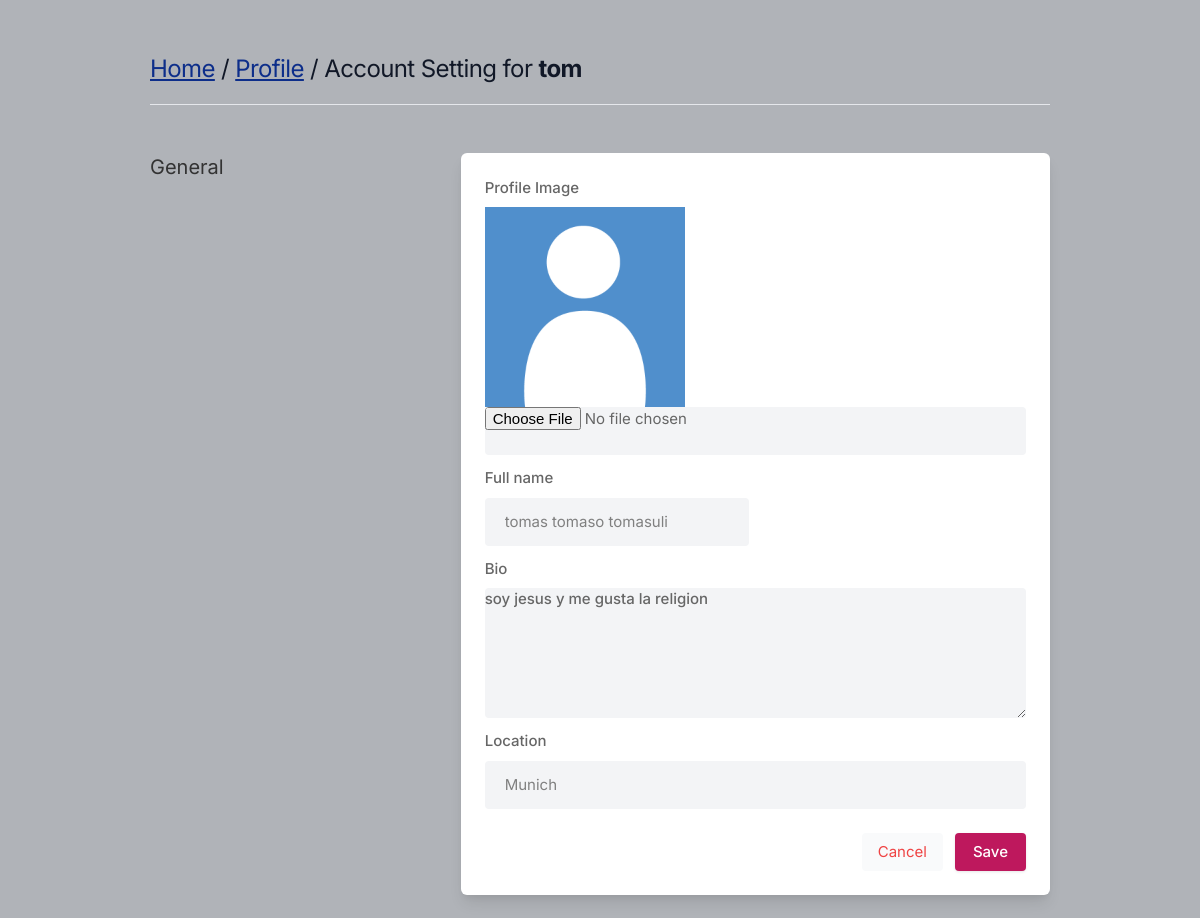
The page /settings (signed in) on the database its author committed.
### nucleus/models.py (models this page shows)
class Profile(models.Model):
    user = models.ForeignKey(User, on_delete=models.CASCADE) # usamos el User como foreingkey
    id_user = models.IntegerField()
    full_name = models.CharField(max_length=100, blank=True)
    bio = models.TextField(blank=True)
    profileimg = models.ImageField(upload_to='profile_images', default='generic-profile_0.png') #el upload genera una carpeta automatica si no la hay
    location = models.CharField(max_length=100, blank=True)
    def __str__(self):
        return self.user.username

### nucleus/views.py (the view, shortened to what this page needs)
# urls.py: path('settings', views.settings, name='settings'),
@login_required(login_url='signin')
def settings(request):
    user_profile = Profile.objects.get(user=request.user) # lo que hace es que si get(obtiene) el objeto 'user'
    return render(request, 'setting.html', {'user_profile': user_profile})

### templates/setting.html (shortened to what this page needs)
{% load static %}
<!DOCTYPE html>
<html lang="en">
<head>
    <link rel="stylesheet" href="{% static 'assets/css/icons.css' %}">
    <link rel="stylesheet" href="{% static 'assets/css/uikit.css' %}">
    <link rel="stylesheet" href="{% static 'assets/css/style.css' %}">
    <link rel="stylesheet" href="{% static 'assets/css/tailwind.css' %}">
</head>
<body>
            <div class="container m-auto">
                <h1 class="text-2xl leading-none text-gray-900 tracking-tight mt-3"><a href="/" style="color: rgb(13, 46, 138); text-decoration: underline">Home</a> <div style="display: inline-block">/</div> <a href="/profile/{{user_profile}}" style="color: rgb(13, 46, 138); text-decoration: underline">Profile</a> / Account Setting for <b>{{user.username}}</b> </h1>
                <br>
                <hr>
                <div class="grid lg:grid-cols-3 mt-12 gap-8">
                    <div>
                        <h3 class="text-xl mb-2"> General </h3>
                    </div>
                    <div class="bg-white rounded-md lg:shadow-lg shadow col-span-2">
                        <form action="" method="POST" enctype="multipart/form-data">
                       <div class="grid grid-cols-2 gap-3 lg:p-6 p-4">
                            <div class="col-span-2">
                                <label for=""> Profile Image</label>
                                <img width="200" height="200" src="{{user_profile.profileimg.url}}" />
                                <input type="file" name="image" value="" class="shadow-none bg-gray-100">
                            </div>
                           <div>
                               <label for=""> Full name</label>
                               <input type="text" name="full_name" placeholder="Your name.." value="{{user_profile.full_name}}" class="shadow-none bg-gray-100">
                           </div>
                            <div class="col-span-2">
                                <label for="about">Bio</label>
                                <textarea id="about" name="bio" rows="3"  class="shadow-none bg-gray-100">{{user_profile.bio}}</textarea>
                            </div>
                            <div class="col-span-2">
                                <label for=""> Location</label>
                                <input type="text" name="location" value="{{user_profile.location}}" class="shadow-none bg-gray-100">
                            </div>
                       </div>
                       <div class="bg-gray-10 p-6 pt-0 flex justify-end space-x-3">
                           <button class="p-2 px-4 rounded bg-gray-50 text-red-500"> <a href="/"> Cancel </a></button>
                           <button type="submit " class="button bg-blue-700"> Save </button>
                       </div>
                    </form>
                    </div>
                    </div>
                    <br>
                </div>
</body>
</html>

### static/assets/css/style.css (style rules this page uses)
body { background-color: #B0B3B8!important; }
button { vertical-align: middle; }
span.button, button.button { background-color: #be185d; top: 0; color: #fff; position: relative; padding: 8px 18px; line-height: 22px; position: relative; font-weight: 500; font-size: 15px; display: inline-block; -webkit-transition: all 0.2s ease-in-out; transition: all 0.2s ease-in-out; cursor: pointer; overflow: hidden; border: none; border-radius: 4px; -webkit-box-shadow: 0 1px 3px rgba(0, 0, 0, 0.1); box-shadow: 0 1px 3px rgba(0, 0, 0, 0.1); }
input { height: 48px; line-height: 48px; padding: 0 20px; outline: none; font-size: 15px; color: #808080; max-width: 100%; width: 100%; -webkit-box-sizing: border-box; box-sizing: border-box; display: block; font-weight: 400; opacity: 1; border-radius: 4px; border: none; -webkit-box-shadow: 0 1px 4px 0px rgba(0, 0, 0, 0.12); box-shadow: 0 1px 4px 0px rgba(0, 0, 0, 0.12); }
input[type="text"], input[type="password"], input[type="email"], input[type="number"] { height: 48px; line-height: 48px; padding: 0 20px; outline: none; font-size: 15px; color: #808080; max-width: 100%; width: 100%; -webkit-box-sizing: border-box; box-sizing: border-box; display: block; font-weight: 400; opacity: 1; border-radius: 4px; border: none; -webkit-box-shadow: 0 1px 4px 0px rgba(0, 0, 0, 0.12); box-shadow: 0 1px 4px 0px rgba(0, 0, 0, 0.12); }
textarea { height: 48px; line-height: 48px; padding: 0 20px; outline: none; font-size: 15px; color: #808080; margin: 0 0 16px 0; max-width: 100%; width: 100%; -webkit-box-sizing: border-box; box-sizing: border-box; display: block; background-color: #fff; font-weight: 500; opacity: 1; border-radius: 4px; border: none; -webkit-box-shadow: 0 1px 4px 0px rgba(0, 0, 0, 0.12); box-shadow: 0 1px 4px 0px rgba(0, 0, 0, 0.12); }
input { -webkit-transition: all 0.1s ease-in-out; transition: all 0.1s ease-in-out; }
::placeholder { color: #808080; opacity: 1; }
textarea { height: auto; line-height: 27px; padding: 20px; min-height: 130px; -webkit-transition: none !important; transition: none !important; min-width: 100%; }
label, legend { display: block; font-weight: bold; font-size: 15px; font-weight: 500; margin-bottom: 8px; }
button { border: none; margin: 0; padding: 0; width: auto; overflow: visible; background: transparent; color: inherit; font: inherit; line-height: normal; cursor: pointer; }
a { color: #be185d; -webkit-transition: 0.3s; transition: 0.3s; outline: none !important; }
button { outline: none !important; }
img { max-width: 100%; }
body { color: #666; font-size: 15px; line-height: 27px; background-color: #f0f2f5; font-family: "Inter", sans-serif; text-transform: none; }
h1, h2, h3, h4, h5, h6 { font-family: "Inter", sans-serif; text-transform: none; }
input[type="text"], input[type="password"], input[type="email"] { font-family: "Inter", sans-serif; text-transform: none; }
textarea, select { font-family: "Inter", sans-serif; text-transform: none; }
button, body .pac-container { font-family: "Inter", sans-serif; text-transform: none; }
h1, h2, h3, h4, h5, h6 { color: #333; font-weight: 500; margin: 0; padding: 0; }
h1 { font-size: 32px; }
h3 { font-size: 22px; }
b, strong { font-weight: 700 !important; }
@media (min-width: 1024px) { .container { max-width: 900px !important; padding-top: 45px; } }
.shadow-none { -webkit-box-shadow: none !important; box-shadow: none !important; }

### rows shown on the page
Profile: profileimg (picture), full_name "tomas tomaso tomasuli", bio "soy jesus y me gusta la religion", location "Munich"

### other values the page prints
{{ user.username }} "tom"
